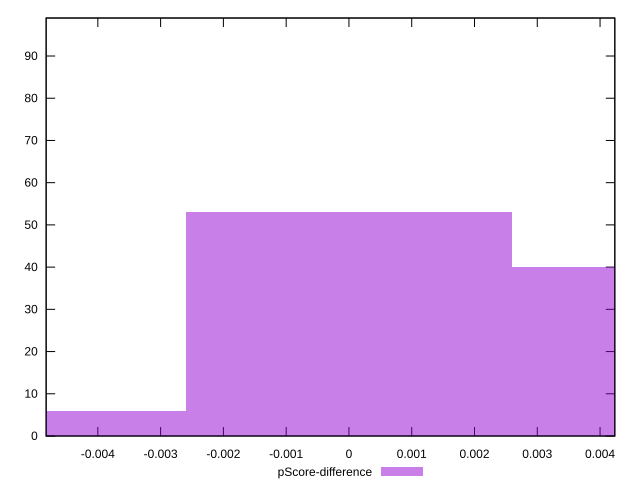

Write gnuplot code to recreate this figure.
reset

$pScoreDifference <<EOF
0 53
0.005191642035979001 40
-0.005191642035979001 6
EOF

set key outside below
set boxwidth 0.005191642035979001
set xrange [-0.004823529411764671:0.004235294117647059]
set yrange [0:99]
set trange [0:99]
set style fill transparent solid 0.5 noborder
set terminal svg size 640, 490 enhanced background rgb 'white'
set output "report/report_00029_2021-02-24T13-36-40.390Z/uses-rel-preload/samples/card/pScore-difference/histogram.svg"

plot $pScoreDifference title "pScore-difference" with boxes

reset
